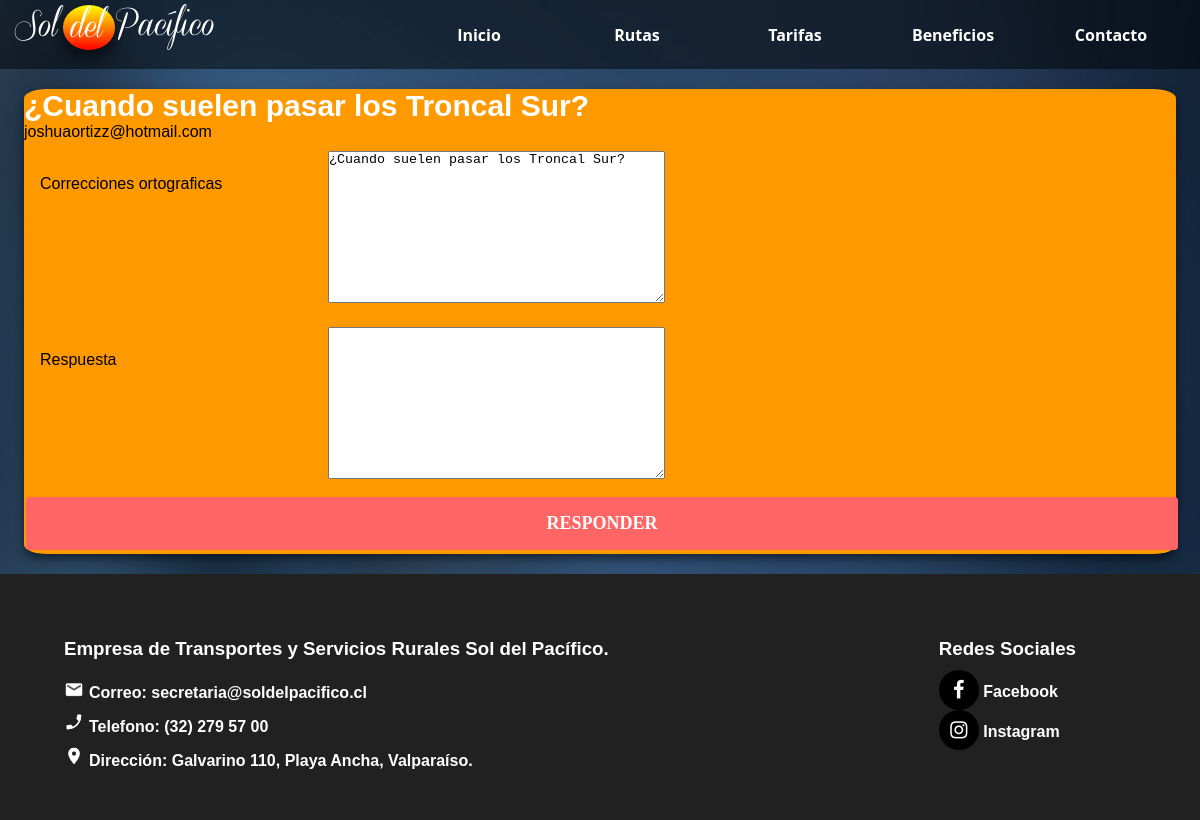
The page /preguntas/2/ on the database its author committed.
### sol/models.py (models this page shows, shortened)
class Pregunta(models.Model):
    nombre=models.CharField(max_length=30)
    email=models.CharField(max_length=30)
    pregunta=models.TextField()
    respuesta=models.TextField(blank=True,null=True)
    respondida=models.BooleanField(blank=True,null=True)

### sol/views.py (the view)
# urls.py: path('preguntas/<int:pk>/', views.pregunta_responder, name='pregunta_responder'),
def pregunta_responder(request, pk):
    pregunta = get_object_or_404(Pregunta, pk=pk)
    if request.method == "POST":
        form = RespuestaForm(request.POST, instance=pregunta)
        if form.is_valid():
            pregunta = form.save(commit=False)
            pregunta.respondida = True
            pregunta.save()
            return redirect('respPreguntas')
    else:
        form = RespuestaForm(instance=pregunta)
    return render(request, 'sol/pregunta_responder.html', {'form':form,'pregunta':pregunta})

### sol/forms.py
class RespuestaForm(forms.ModelForm):
    class Meta:
        model = Pregunta
        fields = ('pregunta','respuesta',)

### sol/templates/sol/pregunta_responder.html
{% extends 'sol/base.html' %}
{% block content %}
<div class="pregunta">
    <h2>{{ pregunta.pregunta }}</h2>
    <p>{{ pregunta.email}}</p>
    <form method="POST" class="fornLogin">{% csrf_token %}
        <div class="container fullWidth">
            <div class="row">
                <div class="col-xs-12 col-md-3">
                    <p class="lblLogin">Correcciones ortograficas</p>
                </div>
                <div class="col-xs-12 col-md-9">{{ form.pregunta }}</div>
            </div>
            <div class="row">
                <div class="col-xs-12 col-md-3">
                    <p class="lblLogin">Respuesta</p>
                </div>
                <div class="col-xs-12 col-md-9">{{ form.respuesta }}</div>
            </div>
        </div>
            <input type="submit" value="RESPONDER" />
    </form>
</div>
{% endblock %}

### sol/static/css/estilos.css (style rules this page uses)
* { margin: 0; padding: 0; }
body { min-width: 340px; font-family: 'Source Sans Pro', Arial, sans-serif; background: url(../Images/Banner-bg.jpg) top center; background-attachment: fixed; }
.pregunta { background: #FE9900; margin: 20px 2%; border-radius: 2%; box-shadow:0 5px 10px 0 rgba(0, 0, 0, 0.507); width: 96%; }
.pregunta h2 { color: #ffffff; font-size: 30px; margin-top: 5px; }
.fullWidth { width: 100%; }
.lblLogin { margin-top: 24px; }
input { width: 100%; padding: 12px 20px; margin: 8px 0; display: inline-block; border: 1px solid #ccc; border-radius: 4px; box-sizing: border-box; font: initial; }
input[type=button], input[type=submit] { background-color: #ff6565; border: none; color: white; padding: 16px 32px; text-decoration: none; margin: 4px 2px; cursor: pointer; font-weight: bold; font-size: 18px; }
.row > div { margin: 10px 0; }

### rows shown on the page
Pregunta: pregunta "¿Cuando suelen pasar los Troncal Sur?", email "joshuaortizz@hotmail.com"
